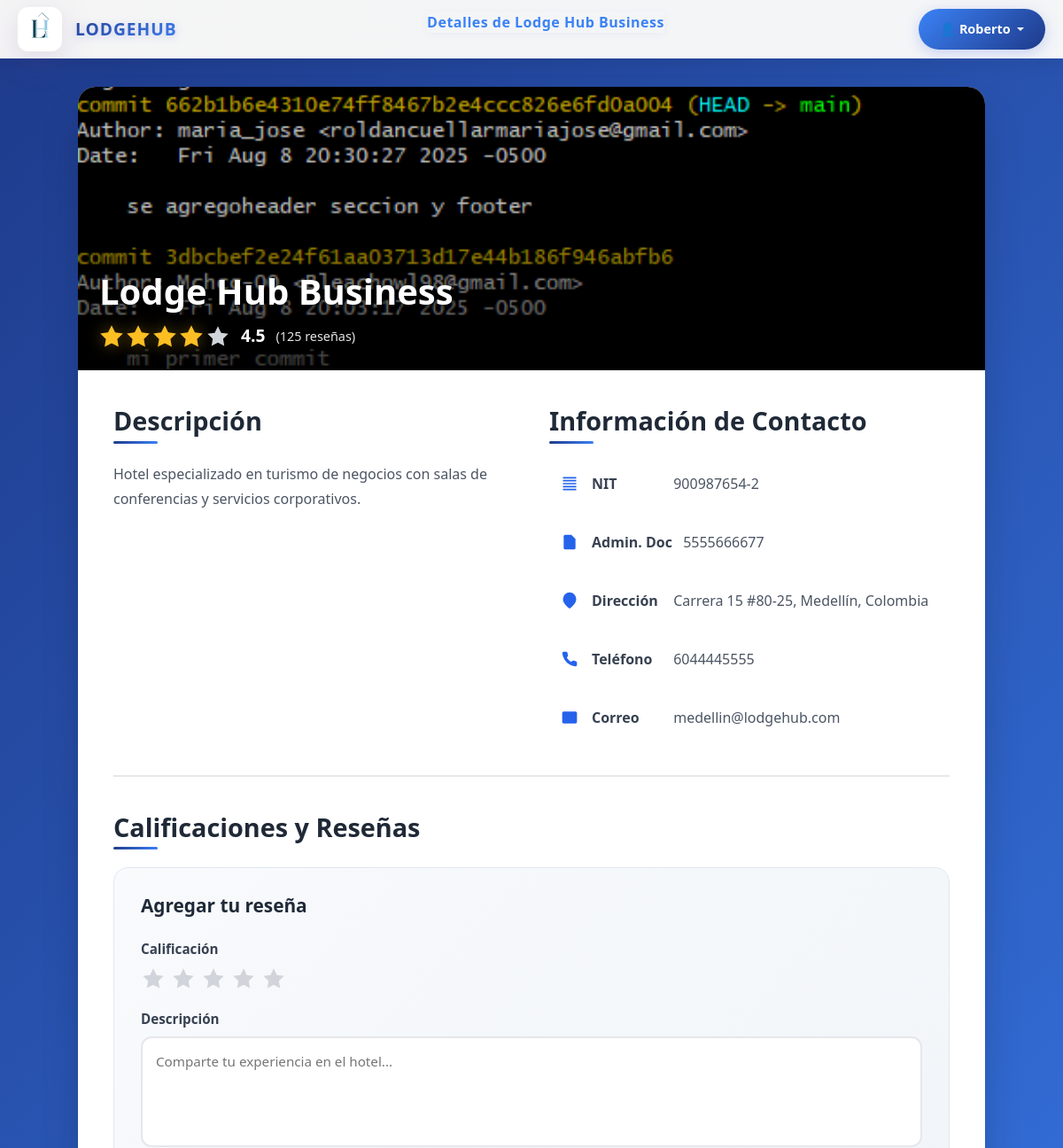
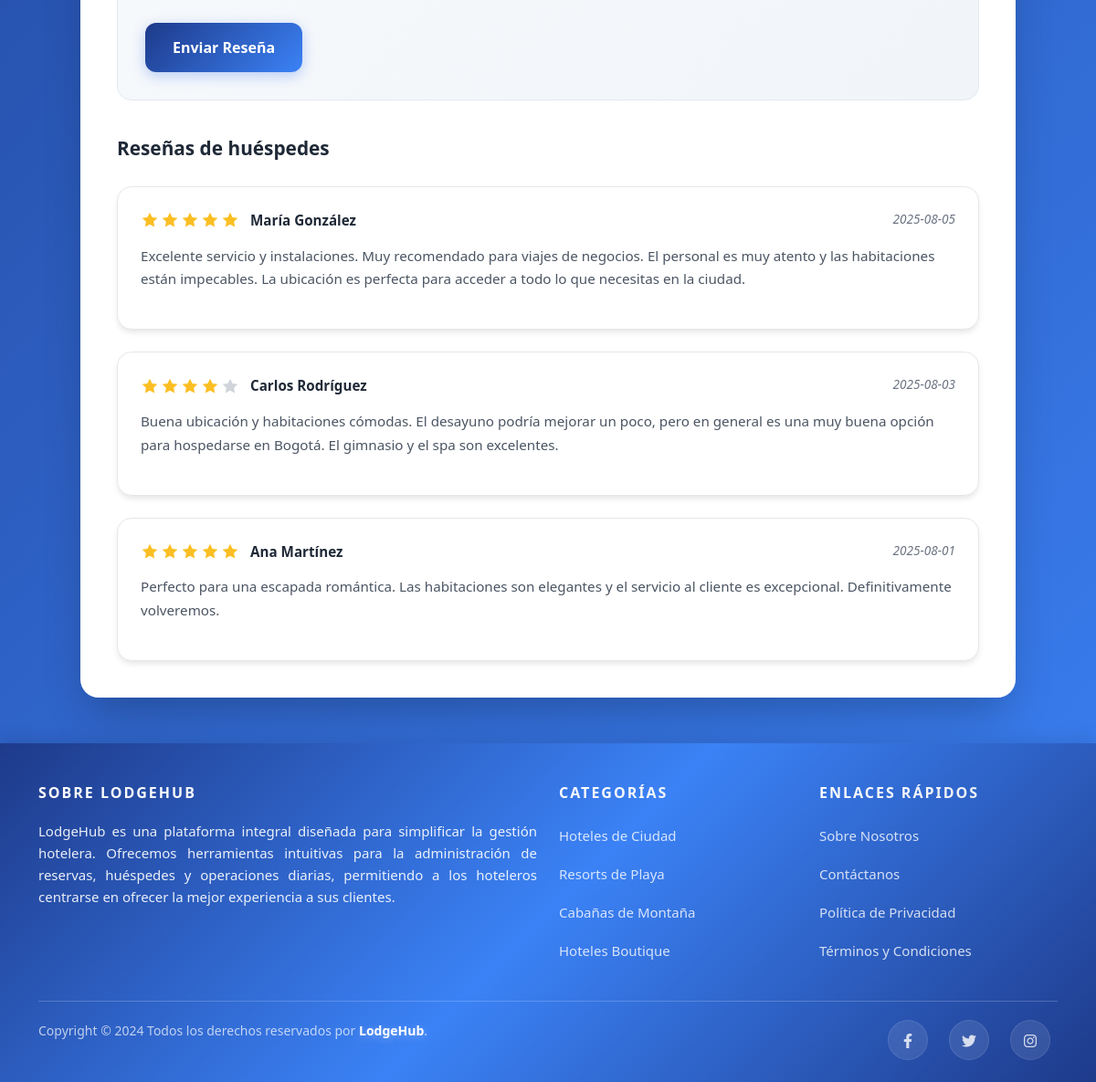
Page /app/views/plazaHotel.php?id=2 (signed in) on the committed database (2 pictures, top to bottom).
### tables this page shows
CREATE TABLE IF NOT EXISTS tp_hotel (
    id INT(3) AUTO_INCREMENT NOT NULL,
    nit VARCHAR(20) UNIQUE NOT NULL,
    nombre VARCHAR(100) NOT NULL,
    direccion VARCHAR(200),
    telefono VARCHAR(15),
    correo VARCHAR(255),
    foto VARCHAR(255),
    descripcion TEXT,
    numDocumentoAdmin VARCHAR(15),
    PRIMARY KEY (id),
    FOREIGN KEY (numDocumentoAdmin) REFERENCES tp_usuarios (numDocumento)
);

### app/views/plazaHotel.php (the view, shortened to what the rows shown need)
<!DOCTYPE html>
<html lang="es">
<head>
    <link rel="stylesheet" href="../../public/assets/css/plazaHotel.css">
    <link rel="stylesheet" href="../../public/assets/css/stylesNavUsuario.css">
    <link rel="stylesheet" href="../../public/assets/css/stylesFooter.css">
    <link href="https://cdnjs.cloudflare.com/ajax/libs/font-awesome/6.0.0/css/all.min.css" rel="stylesheet">
    <link href="https://cdn.jsdelivr.net/npm/bootstrap@5.3.0/dist/css/bootstrap.min.css" rel="stylesheet">
</head>
    <?php
        require_once __DIR__ . '/../models/hotelModel.php';
        $hotel = null;
        $hotelId = $_GET['id'] ?? null;
        if ($hotelId) {
            $hotelModel = new HotelModel();
            $hotelResult = $hotelModel->obtenerHotelPorId($hotelId);
            if ($hotelResult['success']) {
                $hotel = $hotelResult['data'];
            }
        }
        $paginaActual = "Detalles de " . htmlspecialchars($hotel['nombre']);
        include "layouts/navusuario.php";
    ?>
<body>
    <div class="container-principal">
        <div class="header-imagen">
            <img class="imagen-hotel"
                 src="<?php echo htmlspecialchars($hotel['foto'] ?? '../../public/assets/img/default_hotel_banner.png'); ?>"
                 alt="<?php echo htmlspecialchars($hotel['nombre']); ?>"
                 onerror="this.onerror=null;this.src='../../public/assets/img/default_hotel_banner.png';" />
            <div class="overlay-gradiente"></div>
            <div class="info-superpuesta">
                <h1 class="titulo-hotel"><?php echo htmlspecialchars($hotel['nombre']); ?></h1>
                <div class="contenedor-calificacion">
                    <div class="estrellas-promedio">
                    </div>
                    <span class="numero-promedio">4.5</span>
                    <span class="cantidad-reseñas">(125 reseñas)</span>
                </div>
            </div>
        </div>
        <div class="contenido-principal">
            <div class="grid-informacion">
                <div class="columna-descripcion">
                    <h2 class="titulo-seccion">Descripción</h2>
                    <p class="texto-descripcion"><?php echo htmlspecialchars($hotel['descripcion'] ?? 'No hay una descripción disponible para este hotel.'); ?></p>
                </div>
                <div class="columna-contacto">
                    <h2 class="titulo-seccion">Información de Contacto</h2>
                    <div class="lista-contactos">
                        <div class="item-contacto">
                            <div class="info-contacto">
                                <span class="etiqueta-contacto">NIT</span>
                                <span class="valor-contacto"><?php echo htmlspecialchars($hotel['nit']); ?></span>
                            </div>
                        </div>
                        <div class="item-contacto">
                            <div class="info-contacto">
                                <span class="etiqueta-contacto">Admin. Doc</span>
                                <span class="valor-contacto"><?php echo htmlspecialchars($hotel['numDocumentoAdmin']); ?></span>
                            </div>
                        </div>
                        <div class="item-contacto">
                            <div class="info-contacto">
                                <span class="etiqueta-contacto">Dirección</span>
                                <span class="valor-contacto"><?php echo htmlspecialchars($hotel['direccion'] ?? 'No disponible'); ?></span>
                            </div>
                        </div>
                        <div class="item-contacto">
                            <div class="info-contacto">
                                <span class="etiqueta-contacto">Teléfono</span>
                                <span class="valor-contacto"><?php echo htmlspecialchars($hotel['telefono'] ?? 'No disponible'); ?></span>
                            </div>
                        </div>
                        <div class="item-contacto">
                            <div class="info-contacto">
                                <span class="etiqueta-contacto">Correo</span>
                                <span class="valor-contacto"><?php echo htmlspecialchars($hotel['correo'] ?? 'No disponible'); ?></span>
                            </div>
                        </div>
                    </div>
                </div>
            </div>
            <div class="seccion-calificaciones">
                <h2 class="titulo-seccion">Calificaciones y Reseñas</h2>
            </div>
        </div>
    </div>
</body>
</html>

### app/views/layouts/navusuario.php (shortened to what the rows shown need)
<nav class="navbar">
    <nav aria-label="breadcrumb">
        <ol class="breadcrumb">
            <li class="breadcrumb-item active" aria-current="page"><a href="/lodgehub/index.php"><?php echo $paginaActual; ?></a></li>
        </ol>
    </nav>
</nav>

### rows in the picture
tp_hotel: nombre "Detalles de Lodge Hub Business", foto (picture), nombre "Lodge Hub Business", descripcion "Hotel especializado en turismo de negocios con salas de conferencias y servicios corporativos.", nit "900987654-2", numDocumentoAdmin "5555666677", direccion "Carrera 15 #80-25, Medellín, Colombia", telefono "6044445555", correo "medellin@lodgehub.com"

### other values in the picture
$_SESSION['nombres'] "Roberto"
